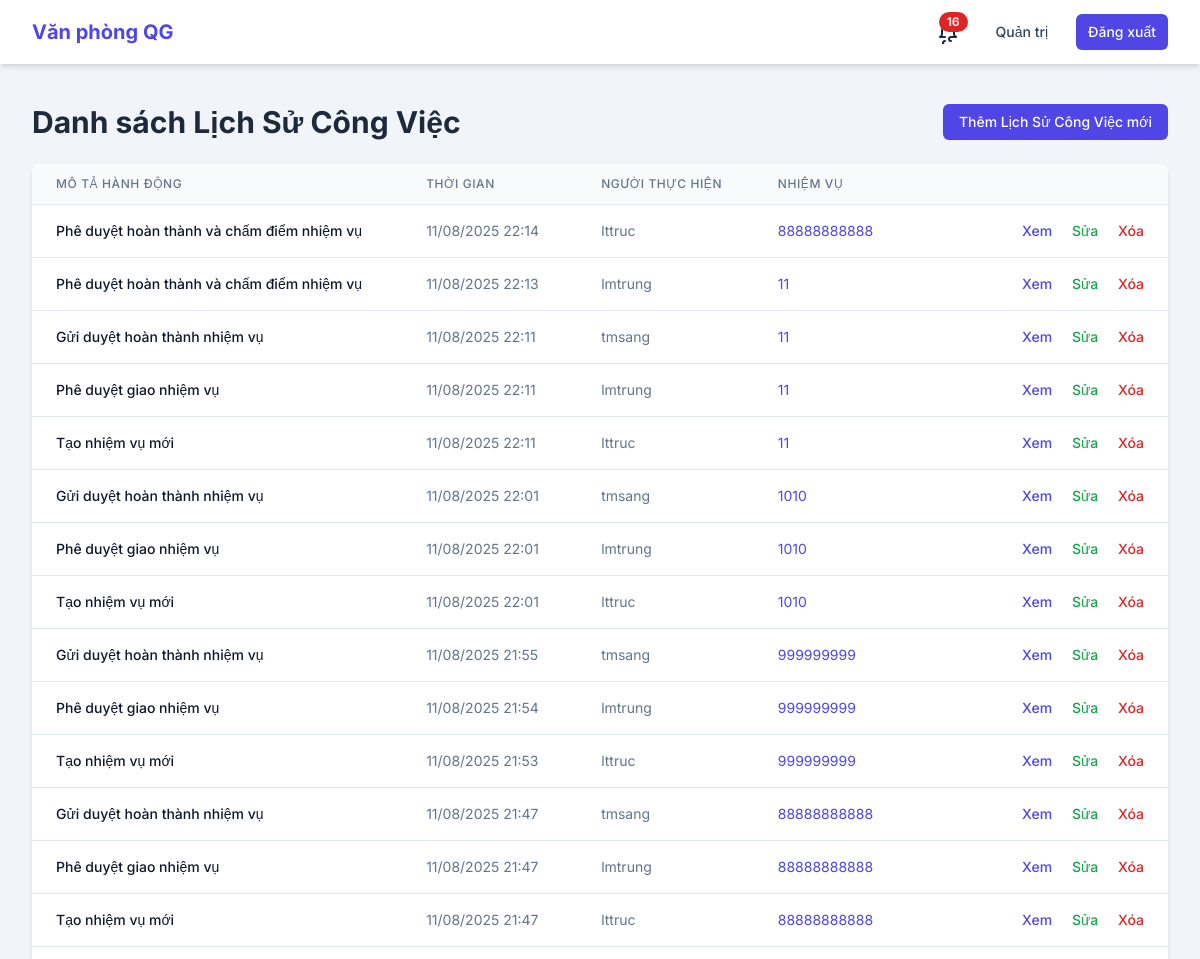
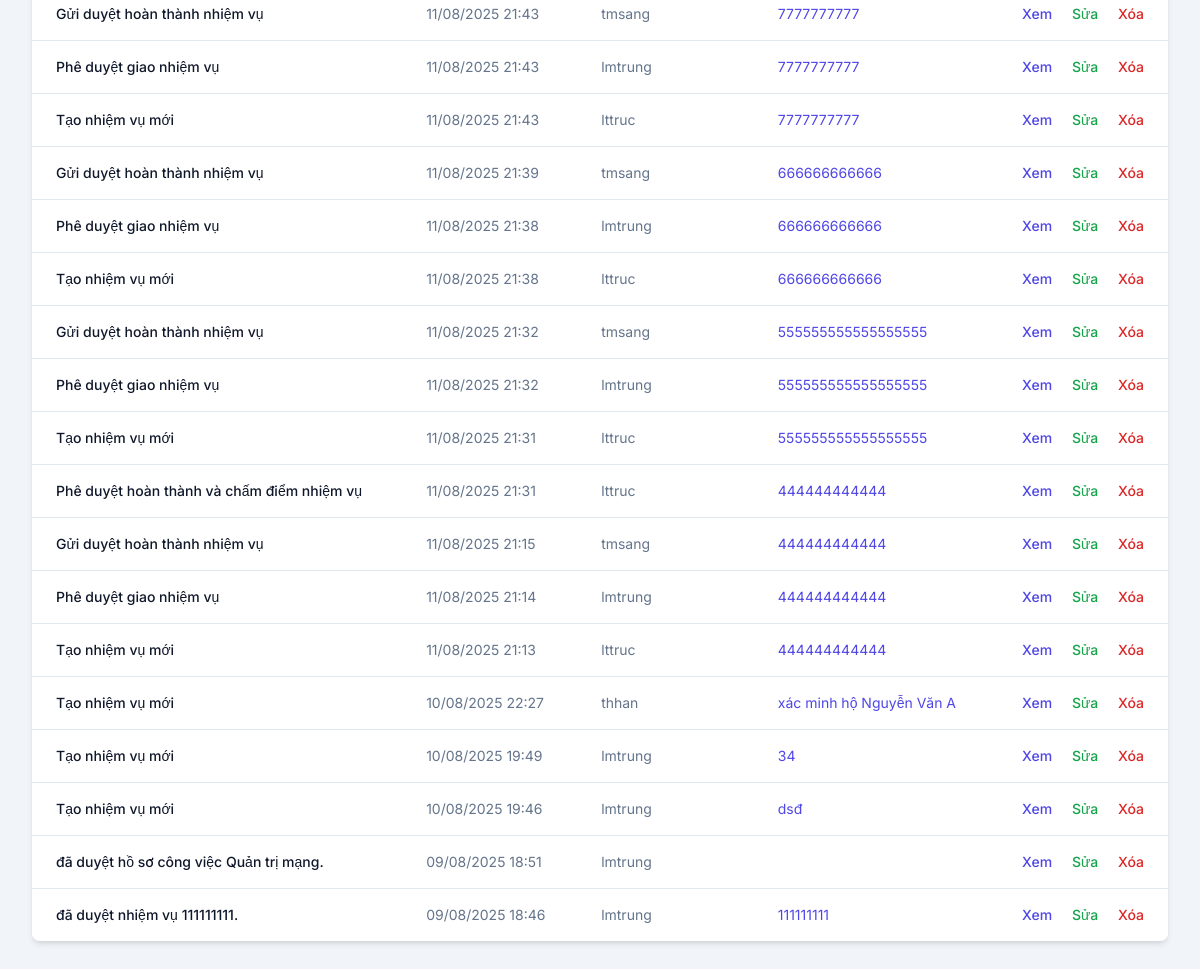
Screenshot of /lichsucongviec/ (signed in) with the database file from the repository (2 pictures, top to bottom).
### core/models.py (models this page shows, shortened)
class LichSuCongViec(models.Model):
    nhiem_vu = models.ForeignKey(NhiemVu, on_delete=models.CASCADE, related_name='lich_su', null=True, blank=True)
    user = models.ForeignKey(settings.AUTH_USER_MODEL, on_delete=models.SET_NULL, null=True)
    timestamp = models.DateTimeField(auto_now_add=True)
    mo_ta = models.CharField(max_length=255, verbose_name=_('Mô tả hành động'), null=True)
    details = models.JSONField(null=True, blank=True, verbose_name=_('Chi tiết'))
    class Meta:
        ordering = ['-timestamp']

class NhiemVu(models.Model):
    class TrangThai(models.TextChoices):
        PENDING_ASSIGNMENT_APPROVAL = 'PENDING_ASSIGNMENT_APPROVAL', _('Chờ duyệt giao')
        ASSIGNED = 'ASSIGNED', _('Đã giao')
        PENDING_COMPLETION_APPROVAL = 'PENDING_COMPLETION_APPROVAL', _('Chờ duyệt hoàn thành')
        COMPLETED = 'COMPLETED', _('Hoàn thành')
    class MucDoUuTien(models.TextChoices):
        KHAN = 'KHAN', _('Khẩn')
        CAO = 'CAO', _('Cao')
        THUONG = 'THUONG', _('Thường')
        THAP = 'THAP', _('Thấp')
    class RecurringFrequency(models.TextChoices):
        DAILY = 'DAILY', _('Hàng ngày')
        WEEKLY = 'WEEKLY', _('Hàng tuần')
        MONTHLY = 'MONTHLY', _('Hàng tháng')
        YEARLY = 'YEARLY', _('Hàng năm')
    ten_nhiem_vu = models.CharField(max_length=255, verbose_name=_('Tên nhiệm vụ'))
    mo_ta = models.TextField(verbose_name=_('Mô tả'))
    trang_thai = models.CharField(max_length=50, choices=TrangThai.choices, default=TrangThai.PENDING_ASSIGNMENT_APPROVAL, verbose_name=_('Trạng thái'))
    muc_do_uu_tien = models.CharField(max_length=50, choices=MucDoUuTien.choices, default=MucDoUuTien.THUONG, verbose_name=_('Mức độ ưu tiên'))
    ngay_bat_dau = models.DateTimeField(verbose_name=_('Ngày bắt đầu'), null=True, blank=True)
    ngay_ket_thuc = models.DateTimeField(verbose_name=_('Ngày kết thúc'), null=True, blank=True)
    id_ke_hoach = models.ForeignKey(KeHoach, on_delete=models.SET_NULL, null=True, blank=True, related_name='nhiem_vu', verbose_name=_('Kế hoạch'))
    id_nguoi_tao = models.ForeignKey(settings.AUTH_USER_MODEL, on_delete=models.SET_NULL, null=True, related_name='nhiem_vu_da_tao', verbose_name=_('Người tạo'))
    id_nguoi_giao_viec = models.ForeignKey(settings.AUTH_USER_MODEL, on_delete=models.SET_NULL, null=True, related_name='nhiem_vu_da_giao', verbose_name=_('Người giao việc'))
    id_nguoi_thuc_hien = models.ForeignKey(settings.AUTH_USER_MODEL, on_delete=models.SET_NULL, null=True, related_name='nhiem_vu_thuc_hien', verbose_name=_('Người thực hiện'))
    id_phong_ban_lien_quan = models.ForeignKey(PhongBan, on_delete=models.SET_NULL, null=True, blank=True, verbose_name=_('Phòng ban liên quan'))
    id_nhiem_vu_cha = models.ForeignKey('self', on_delete=models.CASCADE, null=True, blank=True, related_name='sub_tasks', verbose_name=_('Nhiệm vụ cha'))
    thoi_gian_uoc_tinh = models.FloatField(null=True, blank=True, verbose_name=_('Thời gian ước tính (giờ)'))
    thoi_gian_thuc_te = models.FloatField(null=True, blank=True, verbose_name=_('Thời gian thực tế (giờ)'))
    thoi_gian_xu_ly = models.FloatField(null=True, blank=True, verbose_name=_('Thời gian xử lý (giờ)'))
    is_recurring = models.BooleanField(default=False, verbose_name=_('Nhiệm vụ lặp lại'))
    recurring_frequency = models.CharField(max_length=20, choices=RecurringFrequency.choices, null=True, blank=True, verbose_name=_('Tần suất lặp lại'))
    recurring_until = models.DateTimeField(null=True, blank=True, verbose_name=_('Lặp lại đến ngày'))
    danh_gia_sao = models.IntegerField(null=True, blank=True, choices=[(i, str(i)) for i in range(1, 6)], verbose_name=_('Đánh giá sao'))
    loi_danh_gia = models.TextField(null=True, blank=True, verbose_name=_('Lời đánh giá'))
    ngay_ket_thuc_de_xuat = models.DateTimeField(null=True, blank=True, verbose_name=_('Ngày kết thúc đề xuất'))
    ly_do_gia_han = models.TextField(null=True, blank=True, verbose_name=_('Lý do gia hạn'))
    class TrangThaiGiaHan(models.TextChoices):
        CHUA_DUYET = 'CHUA_DUYET', _('Chưa duyệt')
        DA_DUYET = 'DA_DUYET', _('Đã duyệt')
        DA_TU_CHOI = 'DA_TU_CHOI', _('Đã từ chối')
    trang_thai_gia_han = models.CharField(max_length=50, choices=TrangThaiGiaHan.choices, default=TrangThaiGiaHan.CHUA_DUYET, verbose_name=_('Trạng thái gia hạn'))
    nguoi_duyet_gia_han = models.ForeignKey(settings.AUTH_USER_MODEL, on_delete=models.SET_NULL, null=True, blank=True, related_name='nhiem_vu_duyet_gia_han', verbose_name=_('Người duyệt gia hạn'))
    is_quy_trinh_dac_biet = models.BooleanField(default=False, verbose_name=_('Quy trình đặc biệt'))
    id_nguoi_duyet_giao_viec = models.ForeignKey(settings.AUTH_USER_MODEL, on_delete=models.SET_NULL, null=True, blank=True, related_name='nhiem_vu_da_duyet_giao', verbose_name=_('Người duyệt giao việc'))
    ngay_hoan_thanh = models.DateTimeField(null=True, blank=True, verbose_name=_('Ngày hoàn thành'))

### users/models.py (models this page shows)
class CustomUser(AbstractUser):
    class Role(models.TextChoices):
        LANH_DAO_CO_QUAN = 'LANH_DAO_CO_QUAN', 'Lãnh đạo Cơ quan'
        LANH_DAO_VAN_PHONG = 'LANH_DAO_VAN_PHONG', 'Lãnh đạo Văn phòng'
        LANH_DAO_PHONG = 'LANH_DAO_PHONG', 'Lãnh đạo Phòng'
        CHUYEN_VIEN_VAN_PHONG = 'CHUYEN_VIEN_VAN_PHONG', 'Chuyên viên Văn phòng'
        CHUYEN_VIEN_PHONG = 'CHUYEN_VIEN_PHONG', 'Chuyên viên Phòng'
        CHUYEN_VIEN = 'CHUYEN_VIEN', 'Chuyên viên'
    role = models.CharField(max_length=50, choices=Role.choices, default=Role.CHUYEN_VIEN_PHONG)
    co_quan = models.ForeignKey('core.CoQuan', on_delete=models.CASCADE, null=True, blank=True)
    phong_ban = models.ForeignKey('core.PhongBan', on_delete=models.CASCADE, null=True, blank=True)
    zalo_user_id = models.CharField(max_length=255, blank=True, null=True, verbose_name='Zalo User ID')

### core/views.py (the view)
# urls.py: path('lichsucongviec/', views.LichSuCongViecListView.as_view(), name='lichsucongviec-list'),
class LichSuCongViecListView(LoginRequiredMixin, ListView):
    model = LichSuCongViec
    template_name = 'core/lichsucongviec_list.html'

### core/templates/core/lichsucongviec_list.html (shortened to what this page needs)
{% extends 'core/base.html' %}
{% load i18n %}
{% block content %}
    <div class="flex justify-between items-center mb-6">
        <h1 class="text-3xl font-bold text-slate-800">{% trans "Danh sách Lịch Sử Công Việc" %}</h1>
        <a href="{% url 'lichsucongviec-create' %}" class="px-4 py-2 rounded-md text-sm font-medium text-white bg-indigo-600 hover:bg-indigo-700 transition-colors">{% trans "Thêm Lịch Sử Công Việc mới" %}</a>
    </div>
    <div class="bg-white shadow-md rounded-lg overflow-hidden">
        <table class="min-w-full divide-y divide-slate-200">
            <thead class="bg-slate-50">
                <tr>
                    <th scope="col" class="px-6 py-3 text-left text-xs font-medium text-slate-500 uppercase tracking-wider">{% trans "Mô tả hành động" %}</th>
                    <th scope="col" class="px-6 py-3 text-left text-xs font-medium text-slate-500 uppercase tracking-wider">{% trans "Thời Gian" %}</th>
                    <th scope="col" class="px-6 py-3 text-left text-xs font-medium text-slate-500 uppercase tracking-wider">{% trans "Người Thực Hiện" %}</th>
                    <th scope="col" class="px-6 py-3 text-left text-xs font-medium text-slate-500 uppercase tracking-wider">{% trans "Nhiệm vụ" %}</th>
                    <th scope="col" class="relative px-6 py-3">
                    </th>
                </tr>
            </thead>
            <tbody class="bg-white divide-y divide-slate-200">
                {% for lichsucongviec in lichsucongviec_list %}
                    <tr class="hover:bg-slate-50 transition-colors">
                        <td class="px-6 py-4 whitespace-nowrap text-sm font-medium text-slate-900">{{ lichsucongviec.mo_ta }}</td>
                        <td class="px-6 py-4 whitespace-nowrap text-sm text-slate-500">{{ lichsucongviec.timestamp|date:"d/m/Y H:i" }}</td>
                        <td class="px-6 py-4 whitespace-nowrap text-sm text-slate-500">{{ lichsucongviec.user.username }}</td>
                        <td class="px-6 py-4 whitespace-nowrap text-sm text-slate-500"><a href="{% url 'nhiemvu-detail' lichsucongviec.nhiem_vu.pk %}" class="text-indigo-600 hover:underline">{{ lichsucongviec.nhiem_vu.ten_nhiem_vu }}</a></td>
                        <td class="px-6 py-4 whitespace-nowrap text-right text-sm font-medium space-x-4">
                            <a href="{% url 'lichsucongviec-detail' lichsucongviec.pk %}" class="text-indigo-600 hover:text-indigo-900">{% trans "Xem" %}</a>
                            <a href="{% url 'lichsucongviec-update' lichsucongviec.pk %}" class="text-green-600 hover:text-green-900">{% trans "Sửa" %}</a>
                            <a href="{% url 'lichsucongviec-delete' lichsucongviec.pk %}" class="text-red-600 hover:text-red-900">{% trans "Xóa" %}</a>
                        </td>
                    </tr>
                {% empty %}
                    <tr>
                        <td colspan="5" class="px-6 py-4 whitespace-nowrap text-center text-sm text-slate-500">{% trans "Không có lịch sử công việc nào." %}</td>
                    </tr>
                {% endfor %}
            </tbody>
        </table>
    </div>
{% endblock %}

### core/templates/core/base.html (style rules this page uses)
body { font-family: 'Inter', sans-serif; }

### rows the page displays
LichSuCongViec: mo_ta "Phê duyệt hoàn thành và chấm điểm nhiệm vụ", timestamp "11/08/2025 22:14", user.username "lttruc", nhiem_vu.ten_nhiem_vu "88888888888"
LichSuCongViec: mo_ta "Phê duyệt hoàn thành và chấm điểm nhiệm vụ", timestamp "11/08/2025 22:13", user.username "lmtrung", nhiem_vu.ten_nhiem_vu "11"
LichSuCongViec: mo_ta "Gửi duyệt hoàn thành nhiệm vụ", timestamp "11/08/2025 22:11", user.username "tmsang", nhiem_vu.ten_nhiem_vu "11"
LichSuCongViec: mo_ta "Phê duyệt giao nhiệm vụ", timestamp "11/08/2025 22:11", user.username "lmtrung", nhiem_vu.ten_nhiem_vu "11"
LichSuCongViec: mo_ta "Tạo nhiệm vụ mới", timestamp "11/08/2025 22:11", user.username "lttruc", nhiem_vu.ten_nhiem_vu "11"
LichSuCongViec: mo_ta "Gửi duyệt hoàn thành nhiệm vụ", timestamp "11/08/2025 22:01", user.username "tmsang", nhiem_vu.ten_nhiem_vu "1010"
LichSuCongViec: mo_ta "Phê duyệt giao nhiệm vụ", timestamp "11/08/2025 22:01", user.username "lmtrung", nhiem_vu.ten_nhiem_vu "1010"
LichSuCongViec: mo_ta "Tạo nhiệm vụ mới", timestamp "11/08/2025 22:01", user.username "lttruc", nhiem_vu.ten_nhiem_vu "1010"
LichSuCongViec: mo_ta "Gửi duyệt hoàn thành nhiệm vụ", timestamp "11/08/2025 21:55", user.username "tmsang", nhiem_vu.ten_nhiem_vu "999999999"
LichSuCongViec: mo_ta "Phê duyệt giao nhiệm vụ", timestamp "11/08/2025 21:54", user.username "lmtrung", nhiem_vu.ten_nhiem_vu "999999999"
LichSuCongViec: mo_ta "Tạo nhiệm vụ mới", timestamp "11/08/2025 21:53", user.username "lttruc", nhiem_vu.ten_nhiem_vu "999999999"
LichSuCongViec: mo_ta "Gửi duyệt hoàn thành nhiệm vụ", timestamp "11/08/2025 21:47", user.username "tmsang", nhiem_vu.ten_nhiem_vu "88888888888"
LichSuCongViec: mo_ta "Phê duyệt giao nhiệm vụ", timestamp "11/08/2025 21:47", user.username "lmtrung", nhiem_vu.ten_nhiem_vu "88888888888"
LichSuCongViec: mo_ta "Tạo nhiệm vụ mới", timestamp "11/08/2025 21:47", user.username "lttruc", nhiem_vu.ten_nhiem_vu "88888888888"
LichSuCongViec: mo_ta "Gửi duyệt hoàn thành nhiệm vụ", timestamp "11/08/2025 21:43", user.username "tmsang", nhiem_vu.ten_nhiem_vu "7777777777"
LichSuCongViec: mo_ta "Phê duyệt giao nhiệm vụ", timestamp "11/08/2025 21:43", user.username "lmtrung", nhiem_vu.ten_nhiem_vu "7777777777"
LichSuCongViec: mo_ta "Tạo nhiệm vụ mới", timestamp "11/08/2025 21:43", user.username "lttruc", nhiem_vu.ten_nhiem_vu "7777777777"
LichSuCongViec: mo_ta "Gửi duyệt hoàn thành nhiệm vụ", timestamp "11/08/2025 21:39", user.username "tmsang", nhiem_vu.ten_nhiem_vu "666666666666"
LichSuCongViec: mo_ta "Phê duyệt giao nhiệm vụ", timestamp "11/08/2025 21:38", user.username "lmtrung", nhiem_vu.ten_nhiem_vu "666666666666"
LichSuCongViec: mo_ta "Tạo nhiệm vụ mới", timestamp "11/08/2025 21:38", user.username "lttruc", nhiem_vu.ten_nhiem_vu "666666666666"
LichSuCongViec: mo_ta "Gửi duyệt hoàn thành nhiệm vụ", timestamp "11/08/2025 21:32", user.username "tmsang", nhiem_vu.ten_nhiem_vu "555555555555555555"
LichSuCongViec: mo_ta "Phê duyệt giao nhiệm vụ", timestamp "11/08/2025 21:32", user.username "lmtrung", nhiem_vu.ten_nhiem_vu "555555555555555555"
LichSuCongViec: mo_ta "Tạo nhiệm vụ mới", timestamp "11/08/2025 21:31", user.username "lttruc", nhiem_vu.ten_nhiem_vu "555555555555555555"
LichSuCongViec: mo_ta "Phê duyệt hoàn thành và chấm điểm nhiệm vụ", timestamp "11/08/2025 21:31", user.username "lttruc", nhiem_vu.ten_nhiem_vu "444444444444"
LichSuCongViec: mo_ta "Gửi duyệt hoàn thành nhiệm vụ", timestamp "11/08/2025 21:15", user.username "tmsang", nhiem_vu.ten_nhiem_vu "444444444444"
LichSuCongViec: mo_ta "Phê duyệt giao nhiệm vụ", timestamp "11/08/2025 21:14", user.username "lmtrung", nhiem_vu.ten_nhiem_vu "444444444444"
LichSuCongViec: mo_ta "Tạo nhiệm vụ mới", timestamp "11/08/2025 21:13", user.username "lttruc", nhiem_vu.ten_nhiem_vu "444444444444"
LichSuCongViec: mo_ta "Tạo nhiệm vụ mới", timestamp "10/08/2025 22:27", user.username "thhan", nhiem_vu.ten_nhiem_vu "xác minh hộ Nguyễn Văn A"
LichSuCongViec: mo_ta "Tạo nhiệm vụ mới", timestamp "10/08/2025 19:49", user.username "lmtrung", nhiem_vu.ten_nhiem_vu "34"
LichSuCongViec: mo_ta "Tạo nhiệm vụ mới", timestamp "10/08/2025 19:46", user.username "lmtrung", nhiem_vu.ten_nhiem_vu "dsđ"
LichSuCongViec: mo_ta "đã duyệt hồ sơ công việc Quản trị mạng.", timestamp "09/08/2025 18:51", user.username "lmtrung"
LichSuCongViec: mo_ta "đã duyệt nhiệm vụ 111111111.", timestamp "09/08/2025 18:46", user.username "lmtrung", nhiem_vu.ten_nhiem_vu "111111111"
